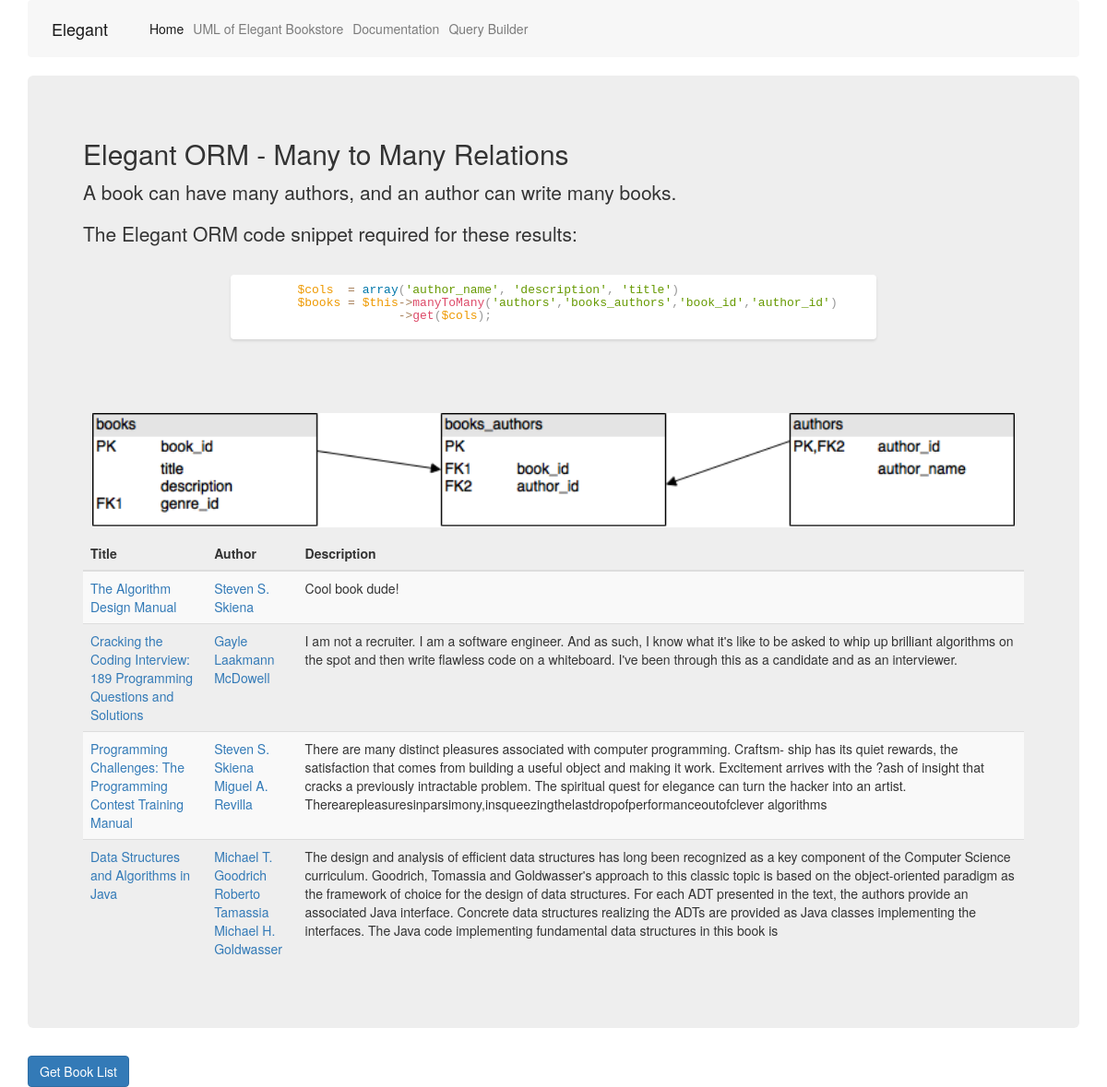
The page / on the database its author committed.
### tables this page shows
CREATE TABLE `books` (
  `book_id` int(11) NOT NULL,
  `title` varchar(250) NOT NULL,
  `description` text NOT NULL,
  `genre_id` int(9) DEFAULT NULL
);

### index.php (called while the page is built)
<?php
include_once("controller/Controller.php");
$SUPER_CONTROLLER = new Controller();
$SUPER_CONTROLLER->invoke();
?>

### model/Book.php (called while the page is built, shortened)
<?php
include_once("Elegant/Model.php");
class Book extends Model {
	public function __construct()
	{
			$this->table_name = 'books';
	}
	public function getBookList()
	{
		$books = $this->manyToMany('authors','books_authors','book_id','author_id')->get(array('author_name', 'description', 'title'));
		$result = array();
		foreach ($books as $book)
		{
			$key = $book['title'];
			if (!isset($result[$key]))
			{
				$result[$key] = array();
				array_push( $result[$key],
					[
						'title'   => $book['title'],
						'authors' => array($book['author_name']),
						'description' => $book['description']
					]
				);
			}
			else
			{
				array_push($result[$key][0]['authors'], $book['author_name']);
			}
		}
		return $result;
	}
}
?>

### Elegant/Database.php (called while the page is built, shortened)
<?php
class Database {
	private $host       ;
	private $user       ;
	private $password   ;
	private $database   ;
	private $connection = null;
	private $stmt = null;
	function __construct()
	{
		$this->host     = DB_HOST;
		$this->user     = DB_USER;
		$this->password = DB_PASS;
		$this->database = DB_NAME;
		$conn = $this->connectDB();
		$this->connection = $conn;
	}
	private function connectDB() {
		 $dsn = 'mysql:host=' . $this->host . ';dbname=' . $this->database. ';charset=utf8';
		$options = array(
		PDO::ATTR_PERSISTENT => false,
		PDO::ATTR_ERRMODE => PDO::ERRMODE_EXCEPTION
		);
        try{
            $this->connection = new PDO($dsn, $this->user, $this->password, $options);
        }
        catch(PDOException $e){
            $this->error = $e->getMessage();
        }
		return $this->connection;
	}
	public function query($query){
		if($this->connection!=null)
    	$this->stmt = $this->connection->prepare($query);
		else
		 return;
	}
	public function execute(){
		if($this->stmt!=null)
		return $this->stmt->execute();
		else
		 return;
	}
	public function resultset(){
		$this->execute();
		return $this->stmt->fetchAll(PDO::FETCH_ASSOC);
	}
	public function rowCount(){
		return $this->stmt->rowCount();
	}
}
?>

### Elegant/Model.php (called while the page is built, shortened)
<?php
include_once("Database.php");
include_once("QueryBuilder.php");
class Model extends Database
{
    private $queryBuilder = NULL;
    public $table_name = NULL;
    function __construct()
    {
        $this->queryBuilder = new QueryBuilder($this->table_name);
    }
	public function manyToMany($table_name,$junction_table,$this_primary_key,$primary_key)
    {
        $this->checkTableExist($table_name);
        $this->checkTableExist($junction_table);
        $this->queryBuilder->manyToMany($table_name,$junction_table,$this_primary_key,$primary_key);
        return $this;
    }
    public function get($cols = NULL)
    {
        $this->checkTableExist();
        $q = $this->queryBuilder->get($cols);
        $this->query($q);
        return $this->resultset();
    }
    private function checkTableExist ($table_name = NULL)
    {
        $tableExists = $this->checkTableExistHelper($table_name);
    }
    private function checkTableExistHelper ($table_name)
    {
        if ($table_name == NULL)
        {
            $this->query("SHOW TABLES LIKE '".$this->table_name."'");
        }
        else
        {
            $this->query("SHOW TABLES LIKE '".$table_name."'");
        }
        $result = $this->execute();
        return $this->rowCount($result) > 0;
    }
}
?>

### Elegant/QueryBuilder.php (called while the page is built, shortened)
<?php
class QueryBuilder
{
    private $isManyToMany;
    private $isOneToOne;
    private $isOneToMany;
    private $query;
    private $table_name;
    function __construct ($models_table_name)
    {
        $this->table_name = $models_table_name;
    }
	public function manyToMany ( $table_name, $junction_table, $this_primary_key, $primary_key)
    {
        $this->isManyToMany = TRUE;
        if($this->query == '')
        {
            $this->query = $this->table_name." JOIN ".$junction_table." ON (".$this->table_name.".".$this_primary_key."=".$junction_table.".".$this_primary_key.") JOIN ". $table_name." ON (".$junction_table.".".$primary_key."=".$table_name.".".$primary_key.")";
        }
        else
        {
             $this->query .= " JOIN ".$junction_table." ON (".$this->table_name.".".$this_primary_key."=".$junction_table.".".$this_primary_key.") JOIN ". $table_name." ON (".$junction_table.".".$primary_key."=".$table_name.".".$primary_key.")";
        }
        return $this;
    }
    public function get ($cols = NULL)
    {
        $final_query = 'SELECT ';
        if ($cols == null)
        {
            if ($this->isOneToOne || $this->isOneToMany || $this->isManyToMany)
            {
                $final_query .= "* FROM ";
            }
            else
            {
                $final_query .= "* FROM ".$this->table_name;
            }
        }
        else
        {
            $length = sizeof($cols) -1;
            for ($i = 0; $i < $length; $i++)
            {
                $final_query .= $cols[$i] . ", ";
            }
            $final_query .= $cols[$length];
            if ($this->isOneToOne || $this->isOneToMany|| $this->isManyToMany)
            {
                $final_query .= " FROM ";
            }
            else
            {
                $final_query .= " FROM ".$this->table_name;
            }
        }
        if ($this->query !== '')
        {
            $final_query .= $this->query;
            return $final_query;
        }
        else
        {
            $this->resetProperties();
            return $final_query;
        }
    }
    private function resetProperties()
    {
        $this->isManyToMany   = FALSE;
        $this->isOneToOne     = FALSE;
        $this->isOneToMany    = FALSE;
        $this->query          = '';
    }
}
?>

### view/pages/booklist.php (the view, shortened to what this page needs)
 <div class="jumbotron">
<h2> Elegant ORM - Many to Many Relations</h2>
<p> A book can have many authors, and an author can write many books.</p>
<p> The Elegant ORM code snippet required for these results: </p>
<div style="height: 5em;" class="call-to-action-wrapper">
<div style="height: 5em;" class="code-window animate fade-in">
    <div class="code-editor CodeFlask"><div class="CodeFlask__textarea"></div><pre class="CodeFlask__pre  language-php"><code class="CodeFlask__code  language-php"><span class="token variable">        $cols</span>  <span class="token operator">=</span> <span class="token keyword">array</span><span class="token punctuation">(</span><span class="token string">'author_name'</span><span class="token punctuation">,</span> <span class="token string">'description'</span><span class="token punctuation">,</span> <span class="token string">'title'</span><span class="token punctuation">)</span>
	<span class="token variable">$books</span> <span class="token operator">=</span> <span class="token variable">$this</span><span class="token operator">-</span><span class="token operator">&gt;</span><span class="token function">manyToMany</span><span class="token punctuation">(</span><span class="token string">'authors'</span><span class="token punctuation">,</span><span class="token string">'books_authors'</span><span class="token punctuation">,</span><span class="token string">'book_id'</span><span class="token punctuation">,</span><span class="token string">'author_id'</span><span class="token punctuation">)</span>
	              <span class="token operator">-</span><span class="token operator">&gt;</span><span class="token function">get</span><span class="token punctuation">(</span><span class="token variable">$cols</span><span class="token punctuation">)</span><span class="token punctuation">;</span>
	</code></pre></div>
</div>
</div>
<img class="relationsImage" src="assets/images/ManyToMany.png"></img>
<table id="booklist" class="table table-hover table-striped">
	<thead>
      <tr>
        <th>Title</th>
        <th>Author</th>
        <th>Description</th>
      </tr>
    </thead>
	<?php
		foreach ($books as $book)
		{
			$row = '<tr><td><a href="index.php?book='.$book[0]['title'].'">'.$book[0]['title'].'</a></td><td>';
			foreach ($book[0]['authors'] as $author) {
				$row .= '<a href="index.php?author='.$author.'">'.$author.'</a></br>';
			}
			$row .= '</td><td>'.$book[0]['description'].'</td></tr>';
			echo $row;
		}
	?>
</table>
</div>

### assets/css/codeflaskstyle.css (style rules this page uses)
@media only screen and (min-width: 740px) { .container, .container-full { width: 720px; } }
@media only screen and (min-width: 980px) { .container, .container-full { width: 960px; } }
@media only screen and (min-width: 1140px) { .container, .container-full { width: 1120px; } }
.call-to-action-wrapper { margin-bottom: 5rem; }
.call-to-action-wrapper > * { color: #fff; }
.code-window { max-width: 700px; height: 380px; border-radius: 4px; background: #fff; margin: 3rem auto -5rem; box-shadow: 0 2px 3px rgba(0, 0, 0, 0.1); overflow: hidden; }
.code-window .code-editor { position: relative; height: 340px; color: #444; }
.animate { -webkit-animation-duration: 1s; animation-duration: 1s; -webkit-animation-fill-mode: both; animation-fill-mode: both; }
.fade-in { -webkit-animation-name: fadeIn; animation-name: fadeIn; }

### assets/css/codeflask.css (style rules this page uses)
.CodeFlask { position:relative; overflow:hidden; }
.CodeFlask__textarea, .CodeFlask__pre { box-sizing:border-box; position:absolute; top:0; left:0; width:100%; padding:1rem; border:none; font-family: monospace; font-size:13px; background:transparent; white-space:pre-wrap; line-height:1.5em; word-wrap: break-word; }
.CodeFlask__textarea { border:none; background:transparent; outline:none; resize:none; opacity:0.4; margin:0; z-index:1; height:100%; }
.CodeFlask__pre { z-index:2; overflow-y:auto; margin:0; }
.CodeFlask__code { font-size:inherit; font-family:inherit; color:inherit; display:block; }

### assets/css/prism.css (style rules this page uses)
code, pre, textarea { line-height:1.4rem !important; }
.token.punctuation { color: #999; }
.token.selector, .token.attr-name, .token.string, .token.char, .token.builtin, .token.inserted { color: #690; }
.token.operator, .token.entity, .token.url, .language-css .token.string, .style .token.string { color: #a67f59; }
.token.atrule, .token.attr-value, .token.keyword { color: #07a; }
.token.function { color: #DD4A68; }
.token.regex, .token.important, .token.variable { color: #e90; }

### assets/css/style.css (style rules this page uses)
#booklist { width:100%; }
.relationsImage { width:100%; padding:10px; }

### rows shown on the page
books: title "The Algorithm Design Manual", author "Steven S. Skiena", description "Cool book dude!"

### other values the page prints
$book[0]['title'] "Cracking the Coding Interview: 189 Programming Questions and Solutions"
$author "Gayle Laakmann McDowell"
$book[0]['title'] "Programming Challenges: The Programming Contest Training Manual"
$author "Steven S. Skiena"
$author "Miguel A. Revilla"
$book[0]['title'] "Data Structures and Algorithms in Java"
$author "Michael T. Goodrich"
$author "Roberto Tamassia"
$author "Michael H. Goldwasser"
